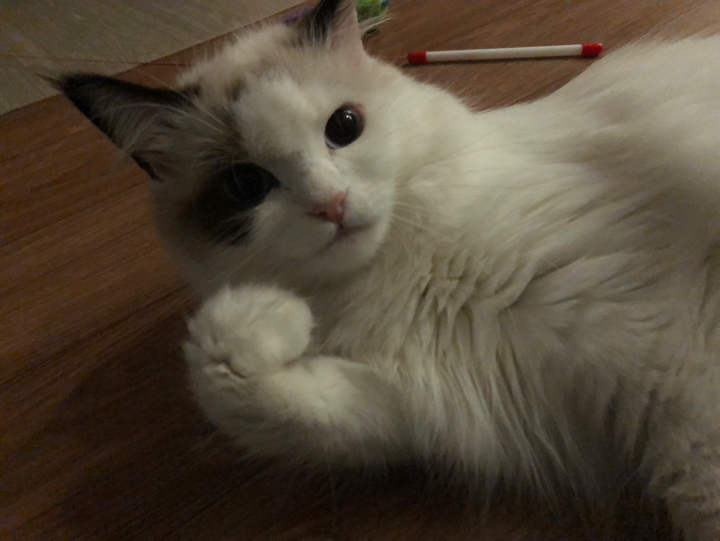
#> input picture OpenCV 2일차/실습/img/img3.jpg, 1440 x 1081 px (shown at 1/2 size)
$ python opencv_29.py
#> lines starting #> are read from the running program, lines starting #| are printed output that depends on the picture
# OpenCV 이미지 대칭
import cv2

img_src = cv2.imread('img/img3.jpg', cv2.IMREAD_COLOR)
#> img_src is the input picture: shape (1081, 1440, 3); mean B, G, R 57.9, 73.7, 84.8
img_src = cv2.resize(img_src, dsize=(500, 500), interpolation=cv2.INTER_AREA)
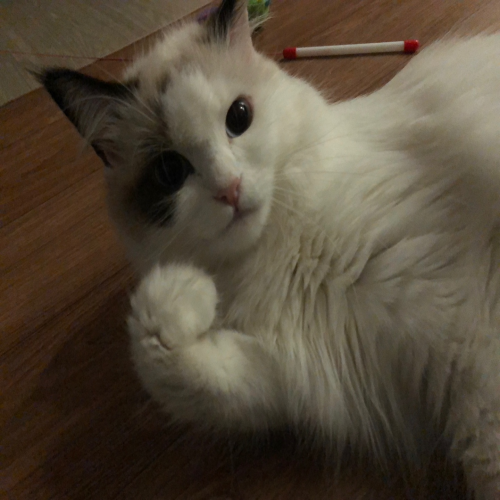
#> img_src: shape (500, 500, 3); mean B, G, R 57.9, 73.7, 84.8
img_flip_lr = cv2.flip(img_src, 1)  # 1 : 좌우대칭 / 0 : 상하대칭 / -1 : 상하좌우 대칭
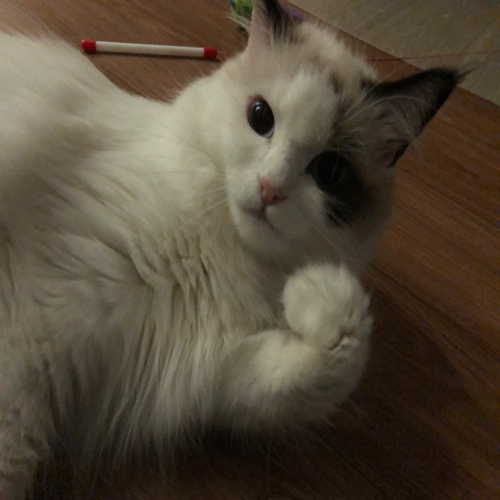
#> img_flip_lr: shape (500, 500, 3); mean B, G, R 57.9, 73.7, 84.8
img_flip_ud = cv2.flip(img_src, 0)
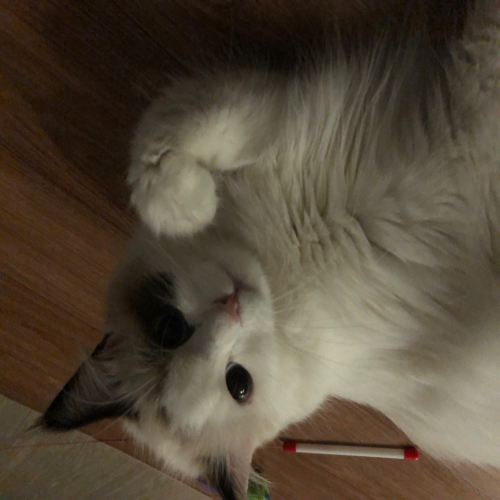
#> img_flip_ud: shape (500, 500, 3); mean B, G, R 57.9, 73.7, 84.8
img_flip_lrud = cv2.flip(img_src, -1)
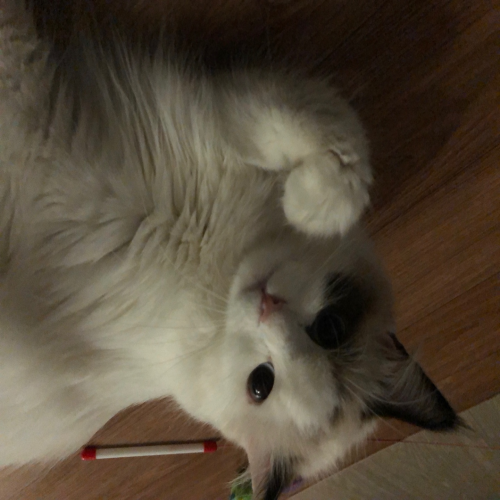
#> img_flip_lrud: shape (500, 500, 3); mean B, G, R 57.9, 73.7, 84.8

cont = cv2.hconcat([img_src, img_flip_lr])
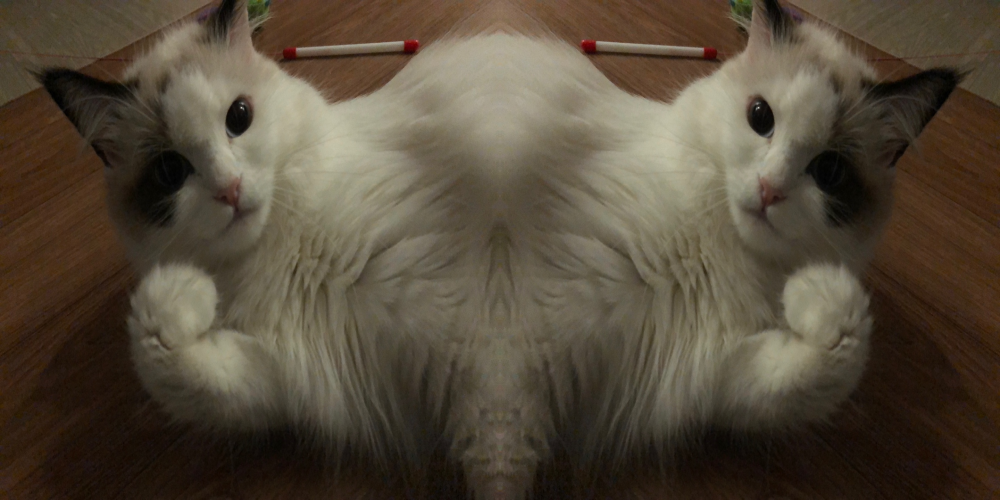
#> cont: shape (500, 1000, 3); mean B, G, R 57.9, 73.7, 84.8
cont1 = cv2.hconcat([img_flip_ud, img_flip_lrud])
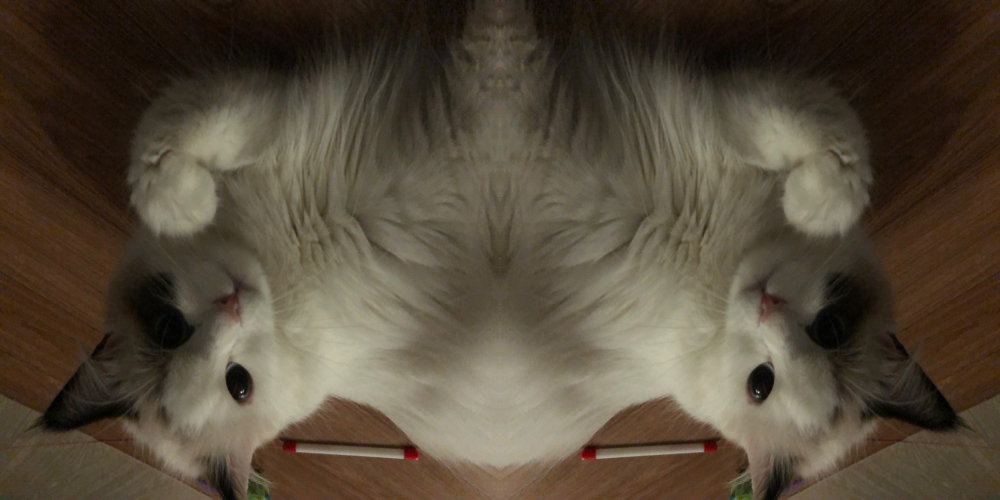
#> cont1: shape (500, 1000, 3); mean B, G, R 57.9, 73.7, 84.8
cont2 = cv2.vconcat([cont, cont1])
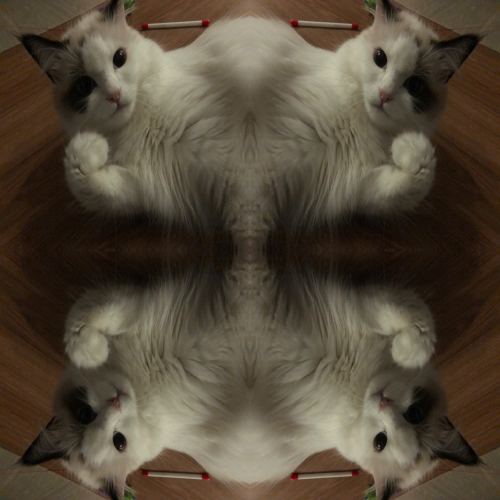
#> cont2: shape (1000, 1000, 3) (shown at 1/2 size); mean B, G, R 57.9, 73.7, 84.8

cv2.imshow('img', cont2)
cv2.waitKey(0)
cv2.destroyAllWindows()

$ run again, with OpenCV 2일차/실습/img/img1.jpg copied over OpenCV 2일차/실습/img/img3.jpg
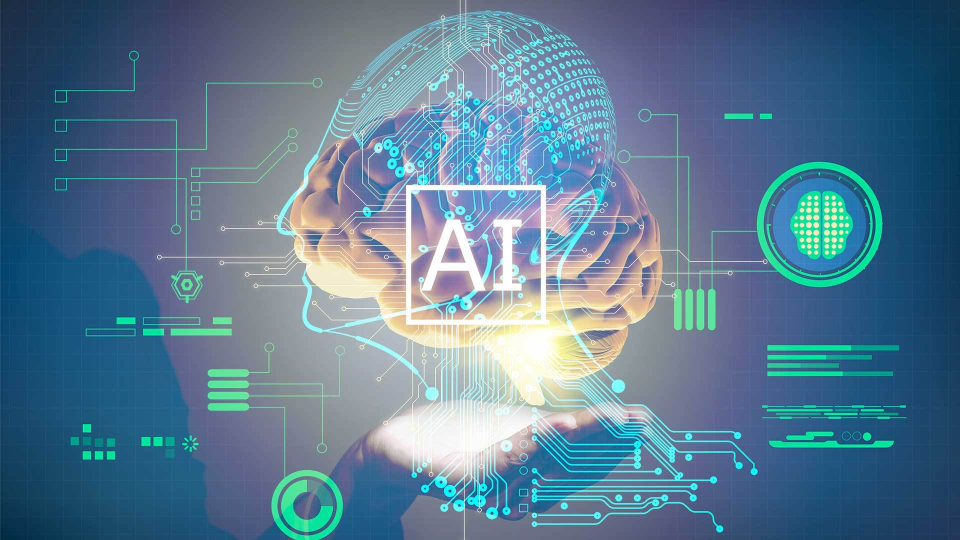
#> input picture OpenCV 2일차/실습/img/img1.jpg, 1920 x 1080 px (shown at 1/2 size)
#> img_src is the input picture: shape (1080, 1920, 3); mean B, G, R 145.7, 122.6, 90.4
#> img_src: shape (500, 500, 3)
#> `cont1 = cv2.hconcat([img_flip_ud, img_flip_lrud])`:
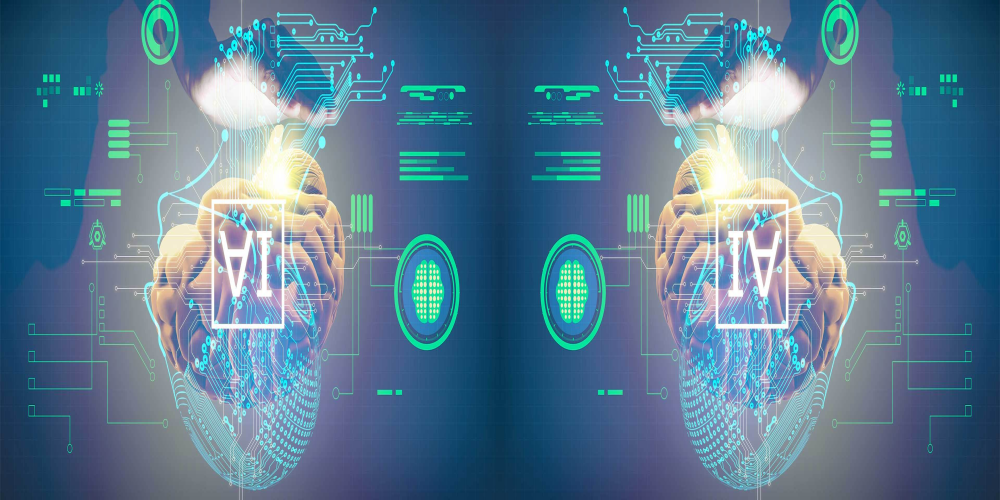
#> cont1: shape (500, 1000, 3); mean B, G, R 145.7, 122.6, 90.4
#> `cont2 = cv2.vconcat([cont, cont1])`:
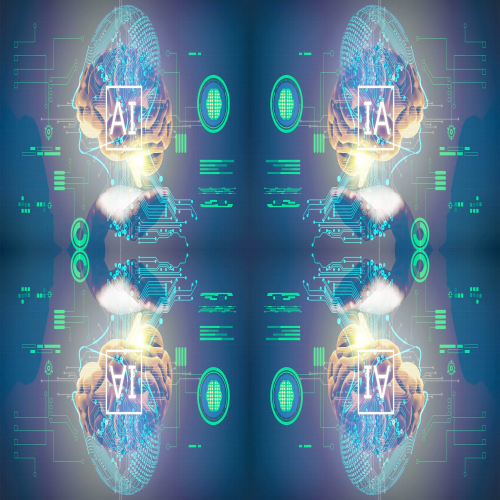
#> cont2: shape (1000, 1000, 3) (shown at 1/2 size); mean B, G, R 145.7, 122.6, 90.4

$ run again, with OpenCV 2일차/실습/img/img10.jpg copied over OpenCV 2일차/실습/img/img3.jpg
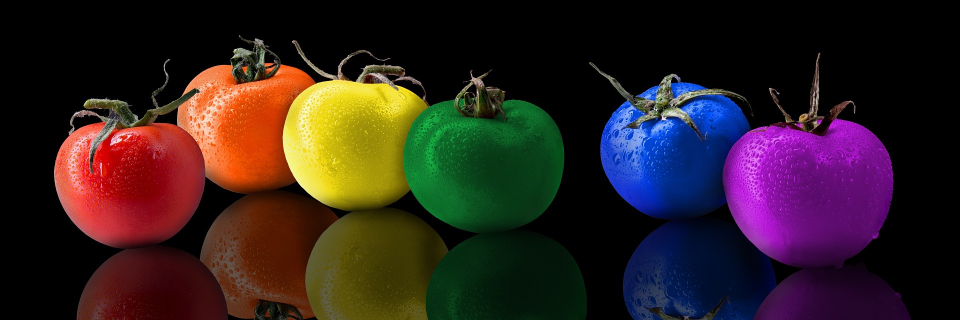
#> input picture OpenCV 2일차/실습/img/img10.jpg, 1920 x 640 px (shown at 1/2 size)
#> img_src is the input picture: shape (640, 1920, 3); mean B, G, R 31.7, 32.7, 48.2
#> img_src: shape (500, 500, 3)
#> `cont1 = cv2.hconcat([img_flip_ud, img_flip_lrud])`:
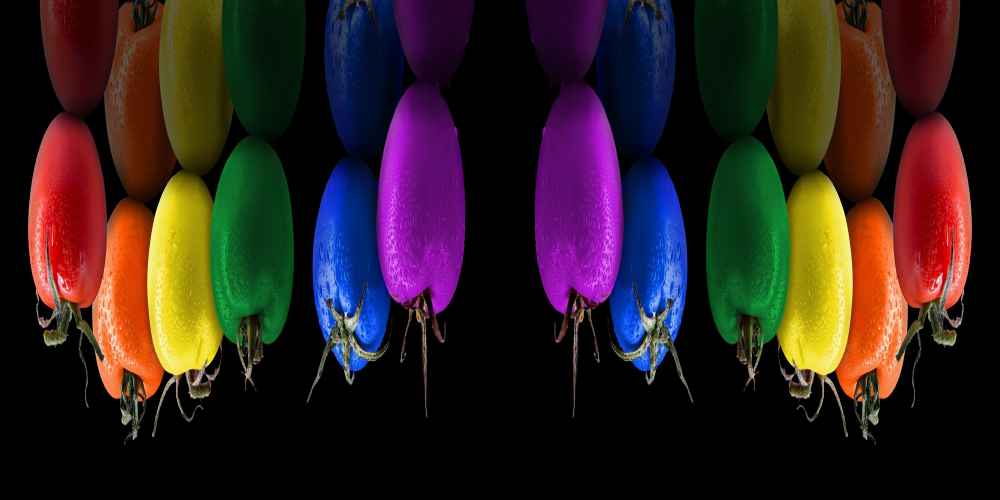
#> cont1: shape (500, 1000, 3); mean B, G, R 31.7, 32.7, 48.2
#> `cont2 = cv2.vconcat([cont, cont1])`:
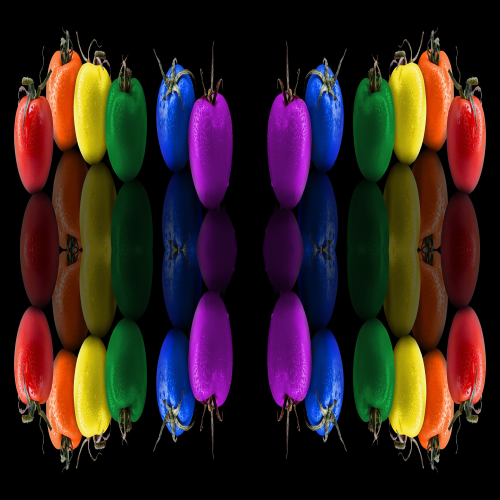
#> cont2: shape (1000, 1000, 3) (shown at 1/2 size); mean B, G, R 31.7, 32.7, 48.2

$ run again, with OpenCV 2일차/실습/img/img11.jpg copied over OpenCV 2일차/실습/img/img3.jpg
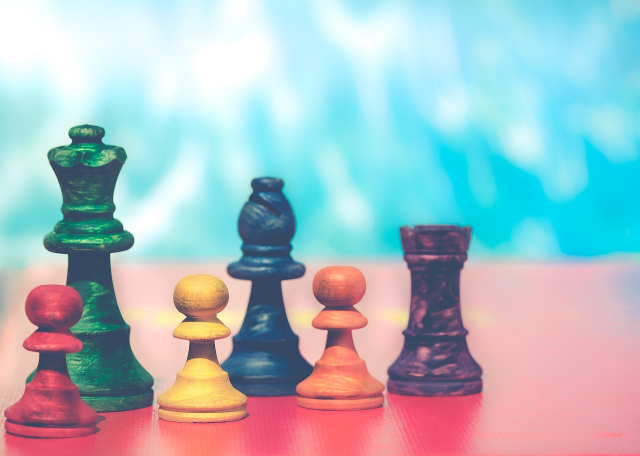
#> input picture OpenCV 2일차/실습/img/img11.jpg, 1280 x 912 px (shown at 1/2 size)
#> img_src is the input picture: shape (912, 1280, 3); mean B, G, R 194.7, 188, 168.8
#> img_src: shape (500, 500, 3)
#> `cont2 = cv2.vconcat([cont, cont1])`:
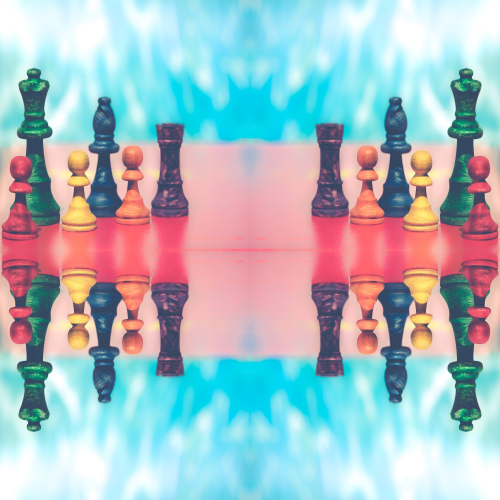
#> cont2: shape (1000, 1000, 3) (shown at 1/2 size); mean B, G, R 194.7, 188, 168.8
